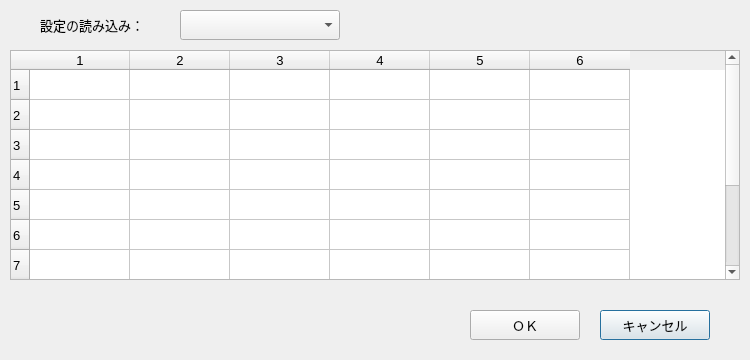
<ui version="4.0" >
 <class>KeyAssigner</class>
 <widget class="QDialog" name="KeyAssigner" >
  <property name="geometry" >
   <rect>
    <x>0</x>
    <y>0</y>
    <width>750</width>
    <height>360</height>
   </rect>
  </property>
  <property name="sizePolicy" >
   <sizepolicy>
    <hsizetype>5</hsizetype>
    <vsizetype>5</vsizetype>
    <horstretch>0</horstretch>
    <verstretch>0</verstretch>
   </sizepolicy>
  </property>
  <property name="minimumSize" >
   <size>
    <width>700</width>
    <height>260</height>
   </size>
  </property>
  <property name="font" >
   <font>
    <pointsize>10</pointsize>
   </font>
  </property>
  <property name="windowTitle" >
   <string>Key Assigner</string>
  </property>
  <widget class="QLabel" name="_lblload" >
   <property name="geometry" >
    <rect>
     <x>40</x>
     <y>10</y>
     <width>140</width>
     <height>30</height>
    </rect>
   </property>
   <property name="sizePolicy" >
    <sizepolicy>
     <hsizetype>0</hsizetype>
     <vsizetype>0</vsizetype>
     <horstretch>0</horstretch>
     <verstretch>0</verstretch>
    </sizepolicy>
   </property>
   <property name="minimumSize" >
    <size>
     <width>140</width>
     <height>30</height>
    </size>
   </property>
   <property name="frameShape" >
    <enum>QFrame::NoFrame</enum>
   </property>
   <property name="frameShadow" >
    <enum>QFrame::Plain</enum>
   </property>
   <property name="text" >
    <string>設定の読み込み：</string>
   </property>
   <property name="wordWrap" >
    <bool>false</bool>
   </property>
  </widget>
  <widget class="QComboBox" name="_cmbloadsetting" >
   <property name="geometry" >
    <rect>
     <x>180</x>
     <y>10</y>
     <width>160</width>
     <height>30</height>
    </rect>
   </property>
   <property name="sizePolicy" >
    <sizepolicy>
     <hsizetype>0</hsizetype>
     <vsizetype>0</vsizetype>
     <horstretch>0</horstretch>
     <verstretch>0</verstretch>
    </sizepolicy>
   </property>
   <property name="minimumSize" >
    <size>
     <width>160</width>
     <height>30</height>
    </size>
   </property>
  </widget>
  <widget class="QPushButton" name="_cancelbtn" >
   <property name="geometry" >
    <rect>
     <x>600</x>
     <y>310</y>
     <width>110</width>
     <height>30</height>
    </rect>
   </property>
   <property name="sizePolicy" >
    <sizepolicy>
     <hsizetype>0</hsizetype>
     <vsizetype>0</vsizetype>
     <horstretch>0</horstretch>
     <verstretch>0</verstretch>
    </sizepolicy>
   </property>
   <property name="minimumSize" >
    <size>
     <width>110</width>
     <height>30</height>
    </size>
   </property>
   <property name="text" >
    <string>キャンセル</string>
   </property>
  </widget>
  <widget class="QPushButton" name="_okbtn" >
   <property name="geometry" >
    <rect>
     <x>470</x>
     <y>310</y>
     <width>110</width>
     <height>30</height>
    </rect>
   </property>
   <property name="sizePolicy" >
    <sizepolicy>
     <hsizetype>0</hsizetype>
     <vsizetype>0</vsizetype>
     <horstretch>0</horstretch>
     <verstretch>0</verstretch>
    </sizepolicy>
   </property>
   <property name="minimumSize" >
    <size>
     <width>110</width>
     <height>30</height>
    </size>
   </property>
   <property name="text" >
    <string>ＯＫ</string>
   </property>
   <property name="shortcut" >
    <string/>
   </property>
  </widget>
  <widget class="QTableWidget" name="_keyassigntbl" >
   <property name="geometry" >
    <rect>
     <x>10</x>
     <y>50</y>
     <width>730</width>
     <height>230</height>
    </rect>
   </property>
   <property name="lineWidth" >
    <number>0</number>
   </property>
   <property name="horizontalScrollBarPolicy" >
    <enum>Qt::ScrollBarAlwaysOff</enum>
   </property>
   <property name="dragDropOverwriteMode" >
    <bool>false</bool>
   </property>
   <property name="rowCount" >
    <number>10</number>
   </property>
   <property name="columnCount" >
    <number>6</number>
   </property>
   <row/>
   <row/>
   <row/>
   <row/>
   <row/>
   <row/>
   <row/>
   <row/>
   <row/>
   <row/>
   <column/>
   <column/>
   <column/>
   <column/>
   <column/>
   <column/>
  </widget>
 </widget>
 <layoutdefault spacing="6" margin="11" />
 <pixmapfunction>qPixmapFromMimeSource</pixmapfunction>
 <includes>
  <include location="local" >kimeraglobal.h</include>
 </includes>
 <resources/>
 <connections/>
</ui>
